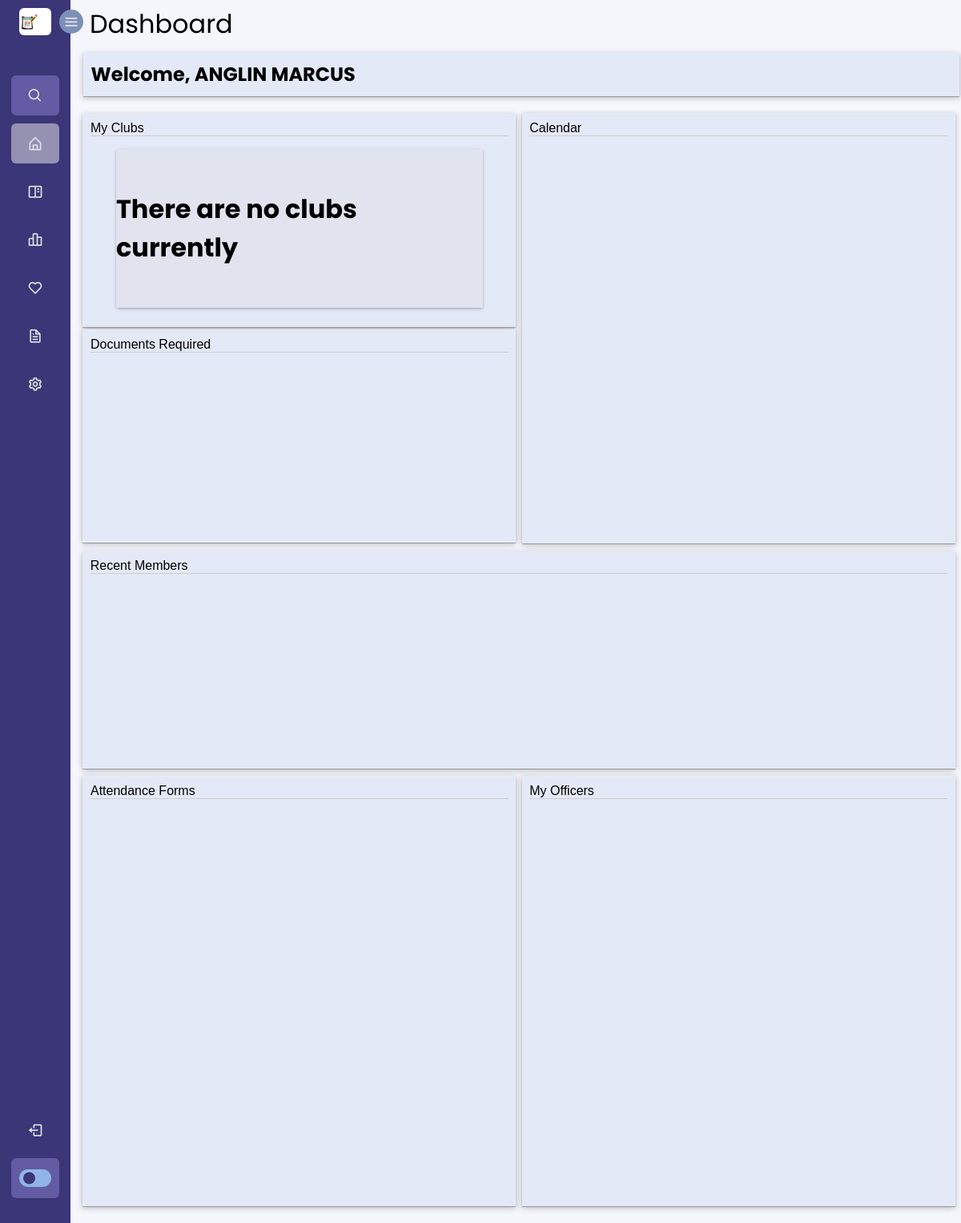
The app's page /management/ (signed in), older data.
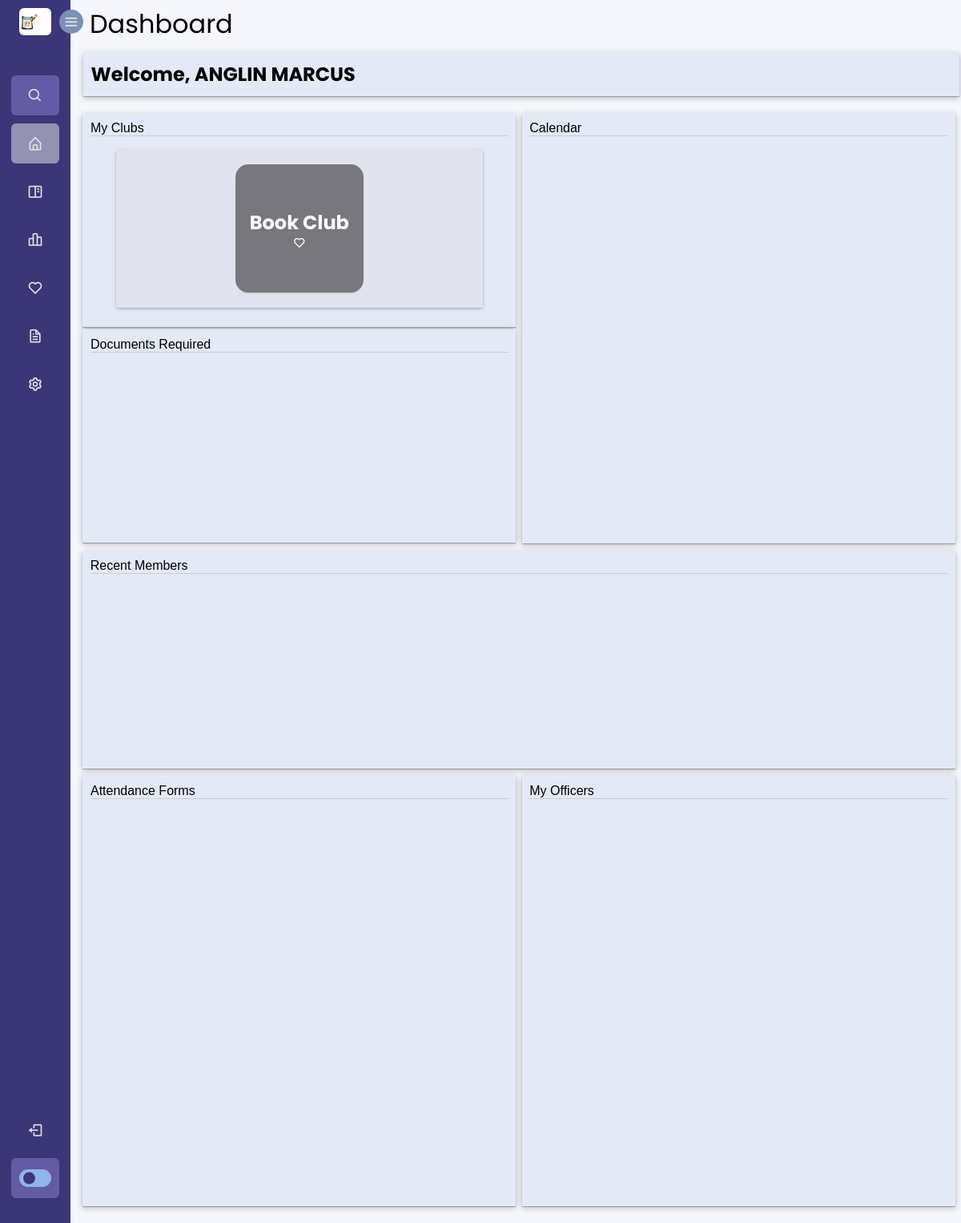
The same page, newer data.
### management/models.py (models this page shows, shortened)
class Club(models.Model):
    name = models.CharField(max_length=80)
    description = models.TextField()
    participants = models.ManyToManyField(User, related_name="participants")
    members = models.ManyToManyField(User,  related_name="members")
    sponsors = models.ManyToManyField(User,  related_name="sponsors")
    officers = models.ManyToManyField(User,  related_name="officers")
    document_descriptions = models.ForeignKey(Document, blank=True, null=True, default=None,
                                              on_delete=models.SET_DEFAULT,
                                              related_name="document_descriptions")
    document_forms = models.ForeignKey(Document, blank=True, null=True, default=None, on_delete=models.SET_DEFAULT,
                                       related_name="document_forms")
    document_files = models.ForeignKey(Document, blank=True, null=True, default=None, on_delete=models.SET_DEFAULT,
                                       related_name="document_files")
    club_primary_image = models.ImageField(upload_to='images/', null=True, blank=True,
                                           verbose_name='club_primary_image')
    club_secondary_image = models.ImageField(upload_to='images/', null=True, blank=True,
                                             verbose_name='club_secondary_image')

### management/views.py (the view)
# urls.py: path('', views.dashboard, name='dashboard'),
def dashboard(request):
    clubs = Club.objects.filter(name=is_club_sponsor(request.user))
    return render(request, 'management/dashboard.html', {
        "is_club_sponsor": is_club_sponsor(request.user),
        "clubs": clubs,
        "navbar": "dashboard",
    })

### authentication/user_utility.py (called while the page is built)
def is_club_sponsor(user):
    clubs = Club.objects.all()
    for club in clubs:
        if user in club.sponsors.all():
            return club.name
    return "None"

### management/templates/management/dashboard.html (shortened to what this page needs)
{% extends 'management/user_account_layout.html' %}
{% load static %}
    {% block css %}
        <link rel="stylesheet"  href="{% static 'management/styles/dashboard.css' %}">
    {% endblock %}
    {% block body_in %}
        <div class="title">
            <h1>Dashboard</h1>
        </div>
        <div class="all-dashboard-content">
            <div class="tab-inner-container welcome-container">
                <h2>Welcome, {{ request.user.name }}</h2>
            </div>
            <div class="dashboard-tab-container">
                <div class="top-dashboard-container">
                    <div class="left-top-dashboard-container">
                        <div class="tab-inner-container my-clubs-dashboard-container">
                            <h3 class="tab-inner-container-title">My Clubs</h3>
                            <div class="my-clubs-dashboard">
                                   {% if clubs.count != 0 %}
                                     {% for club in clubs %}
                                         <a href="#" class="clickable-club-item">
                                             <div class="club-item" style="background-image: url(
                                                     {% if club.club_primary_image %}
                                                        {{ club.club_primary_image.url }}
                                                     {% else %}
                                                       /media/images/microsoft-365-hC_796Wu-VY-unsplash.jpg
                                                     {% endif %})">
                                                 <div class="club-item-dimmed-layer">
                                                     <div>
                                                         <h2 class="club-item-name">{{ club.name }}</h2>
                                                     </div>
                                                    <div>
                                                        <i class='bx bx-heart club-item-favorite-icon'></i>
                                                    </div>
                                                 </div>
                                            </div>
                                        </a>
                                    {% endfor %}
                                {% else %}
                                    <h1>There are no clubs currently</h1>
                                {% endif %}
                            </div>
                        </div>
                        <div class="tab-inner-container documents-required-dashboard-container">
                            <h3 class="tab-inner-container-title">Documents Required</h3>
                        </div>
                    </div>
                    <div class="tab-inner-container right-top-dashboard-container">
                        <div class="calendar-dashboard-container">
                            <h3 class="tab-inner-container-title">Calendar</h3>
                        </div>
                    </div>
                </div>
                <div class="tab-inner-container middle-dashboard-container">
                    <div class="recent-members-container">
                        <h3 class="tab-inner-container-title">Recent Members</h3>
                    </div>
                </div>
                <div class="bottom-dashboard-container">
                    <div class="tab-inner-container left-bottom-dashboard-container">
                        <div class="customize-attendance-forms-dashboard-container">
                            <h3 class="tab-inner-container-title">Attendance Forms</h3>
                        </div>
                    </div>
                    <div class="tab-inner-container right-bottom-dashboard-container">
                        <div class="my-officers-dashboard-container">
                            <h3 class="tab-inner-container-title">My Officers</h3>
                        </div>
                    </div>
                </div>
            </div>
        </div>
    {% endblock %}

Row changes from the older to the newer data that the page shows:
now on this page (row edited): Club: name "Book Club"
Text that changed along with them:
text no longer shown: "There are no clubs currently"
